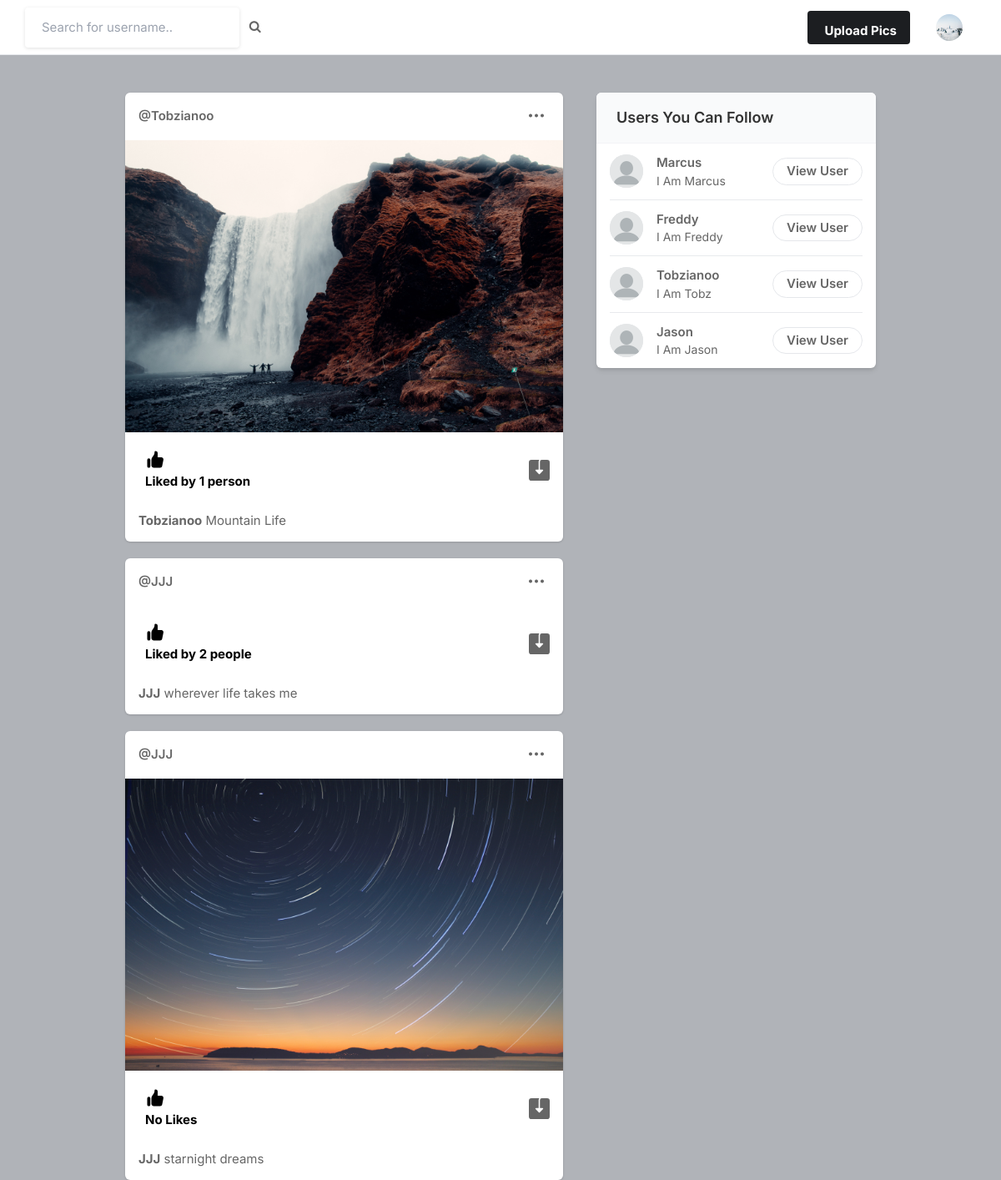
The page / (signed in) on the database its author committed.
### core/models.py (models this page shows, shortened)
class Profile(models.Model):
    user = models.ForeignKey(User, on_delete=models.CASCADE)
    id_user = models.IntegerField()
    bio = models.TextField(blank=True)
    profileimg = models.ImageField(upload_to='profile_images', default='blank-profile-picture.png')
    location = models.CharField(max_length=100, blank=True)

class Post(models.Model):
    id = models.UUIDField(primary_key=True, default=uuid.uuid4)
    user = models.CharField(max_length=100)
    image = models.ImageField(upload_to='post_images')
    caption = models.TextField()
    created_at = models.DateTimeField(default=datetime.now)
    no_of_likes = models.IntegerField(default=0)

### core/views.py (the view)
# urls.py: path('', views.index, name='index'),
@login_required(login_url='signin')
def index(request):
    user_object = User.objects.get(username=request.user.username)
    user_profile = Profile.objects.get(user=user_object)
    user_following_list = []
    feed = []
    user_following = FollowersCount.objects.filter(follower=request.user.username)
    for users in user_following:
        user_following_list.append(users.user)
    for usernames in user_following_list:
        feed_lists = Post.objects.filter(user=usernames)
        feed.append(feed_lists)
    feed_list = list(chain(*feed))
    all_users = User.objects.all()
    user_following_all = []
    for user in user_following:
        user_list = User.objects.get(username=user.user)
        user_following_all.append(user_list)
    new_suggestions_list = [x for x in list(all_users) if (x not in list(user_following_all))]
    current_user = User.objects.filter(username=request.user.username)
    final_suggestions_list = [x for x in list(new_suggestions_list) if (x not in list(current_user))]
    random.shuffle(final_suggestions_list)
    username_profile = []
    username_profile_list = []
    for users in final_suggestions_list:
        username_profile.append(users.id)
    for ids in username_profile:
        profile_lists = Profile.objects.filter(id_user=ids)
        username_profile_list.append(profile_lists)
    suggestions_username_profile_list = list(chain(*username_profile_list))
    posts = Post.objects.all()
    return render(request, 'index.html', {'user_profile': user_profile, 'posts':posts, 'suggestions_username_profile_list': suggestions_username_profile_list[:4]})

### templates/index.html (shortened to what this page needs)
{% load static %}
<!DOCTYPE html>
<html lang="en">
<head>
    <link rel="stylesheet" href="{% static 'assets/css/icons.css' %}">
    <link rel="stylesheet" href="{% static 'assets/css/uikit.css' %}">
    <link rel="stylesheet" href="{% static 'assets/css/style.css' %}">
    <link rel="stylesheet" href="{% static 'assets/css/tailwind.css' %}">
    <link rel="stylesheet" href="https://cdnjs.cloudflare.com/ajax/libs/font-awesome/4.7.0/css/font-awesome.min.css">
</head>
<body>
            <header>
                <div class="header_inner">
                    <form action="/search" method="post">
                    <div class="left-side">
                            <input type="text" name="username" placeholder="Search for username..">&nbsp; &nbsp;
                            <button type="submit"><i class="fa fa-search fa-1x"></i></button>
                    </div>
                    </form>
                    <div class="right-side lg:pr-4">
                        <a href="#"
                            class="bg-pink-500 flex font-bold hidden hover:bg-pink-600 hover:text-white inline-block items-center lg:block max-h-10 mr-4 px-4 py-2 rounded shado text-white">
                              Upload Pics
                        </a>
                        <a href="#">
                            <img src="{{user_profile.profileimg.url}}" class="header-avatar" alt="">
                        </a>
                    </div>
                </div>
            </header>
            <div class="container m-auto">
                <div class="lg:flex justify-center lg:space-x-10 lg:space-y-0 space-y-5">
                    <div class="space-y-5 flex-shrink-0 lg:w-7/12">
                        {% for post in posts reversed %}
                        <div class="bg-white shadow rounded-md  -mx-2 lg:mx-0">
                            <div class="flex justify-between items-center px-4 py-3">
                                <div class="flex flex-1 items-center space-x-4">
                                    <span class="block capitalize font-semibold "><a href="/profile/{{post.user}}">@{{post.user}}</a></span>
                                </div>
                              <div>
                                <a href="#"> <i class="icon-feather-more-horizontal text-2xl hover:bg-gray-200 rounded-full p-2 transition -mr-1 "></i> </a>
                              </div>
                            </div>
                            <div uk-lightbox>
                                <a href="{{post.image.url}}">
                                    <img src="{{post.image.url}}" alt="">
                                </a>
                            </div>
                            <div class="py-3 px-4 space-y-3">
                                <div class="flex space-x-4 lg:font-bold">
                                    <a href="/like-post?post_id={{post.id}}" class="flex items-center space-x-2">
                                        <div class="p-2 rounded-full text-black">
                                            {% if post.no_of_likes == 0 %}
                                            <p>No Likes</p>
                                            {% elif post.no_of_likes == 1 %}
                                            <p>Liked by {{post.no_of_likes}} person</p>
                                            {% else %}
                                            <p>Liked by {{post.no_of_likes}} people</p>
                                            {% endif %}
                                        </div>
                                    </a>
                                    <a href="{{post.image.url}}" class="flex items-center space-x-2 flex-1 justify-end" download>
                                    </a>
                                </div>
                                <p>
                                    <a href="/profile/{{post.user}}"><strong>{{post.user}}</strong></a> {{post.caption}}
                                </p>
                            </div>
                        </div>
                        {% endfor %}
                    </div>
                    <div class="lg:w-5/12">
                        <div class="bg-white  shadow-md rounded-md overflow-hidden">
                            <div class="bg-gray-50  border-b border-gray-100 flex items-baseline justify-between py-4 px-6 ">
                                <h2 class="font-semibold text-lg">Users You Can Follow</h2>
                            </div>
                            <div class="divide-gray-300 divide-gray-50 divide-opacity-50 divide-y px-4 ">
                                {% for suggestion in suggestions_username_profile_list %}
                                <div class="flex items-center justify-between py-3">
                                    <div class="flex flex-1 items-center space-x-4">
                                        <a href="/profile/{{suggestion.user}}">
                                            <img src="{{suggestion.profileimg.url}}" class="bg-gray-200 rounded-full w-10 h-10">
                                        </a>
                                        <div class="flex flex-col">
                                            <span class="block capitalize font-semibold"> {{suggestion.user}} </span>
                                            <span class="block capitalize text-sm"> {{suggestion.bio}} </span>
                                        </div>
                                    </div>
                                    <a href="/profile/{{suggestion.user}}" class="border border-gray-200 font-semibold px-4 py-1 rounded-full hover:bg-pink-600 hover:text-white hover:border-pink-600 "> View User </a>
                                </div>
                                {% endfor %}
                            </div>
                        </div>
                    </div>
                </div>
            </div>
</body>
</html>

### assets/css/style.css (style rules this page uses)
body { background-color: #B0B3B8!important; }
button { vertical-align: middle; }
input { height: 48px; line-height: 48px; padding: 0 20px; outline: none; font-size: 15px; color: #808080; max-width: 100%; width: 100%; -webkit-box-sizing: border-box; box-sizing: border-box; display: block; font-weight: 400; opacity: 1; border-radius: 4px; border: none; -webkit-box-shadow: 0 1px 4px 0px rgba(0, 0, 0, 0.12); box-shadow: 0 1px 4px 0px rgba(0, 0, 0, 0.12); }
input[type="text"], input[type="password"], input[type="email"], input[type="number"] { height: 48px; line-height: 48px; padding: 0 20px; outline: none; font-size: 15px; color: #808080; max-width: 100%; width: 100%; -webkit-box-sizing: border-box; box-sizing: border-box; display: block; font-weight: 400; opacity: 1; border-radius: 4px; border: none; -webkit-box-shadow: 0 1px 4px 0px rgba(0, 0, 0, 0.12); box-shadow: 0 1px 4px 0px rgba(0, 0, 0, 0.12); }
input { -webkit-transition: all 0.1s ease-in-out; transition: all 0.1s ease-in-out; }
::placeholder { color: #808080; opacity: 1; }
button { border: none; margin: 0; padding: 0; width: auto; overflow: visible; background: transparent; color: inherit; font: inherit; line-height: normal; cursor: pointer; }
a { color: #be185d; -webkit-transition: 0.3s; transition: 0.3s; outline: none !important; }
button { outline: none !important; }
img { max-width: 100%; }
body { color: #666; font-size: 15px; line-height: 27px; background-color: #f0f2f5; font-family: "Inter", sans-serif; text-transform: none; }
body p { font-size: 15px; line-height: 27px; }
h1, h2, h3, h4, h5, h6 { font-family: "Inter", sans-serif; text-transform: none; }
input[type="text"], input[type="password"], input[type="email"] { font-family: "Inter", sans-serif; text-transform: none; }
button, body .pac-container { font-family: "Inter", sans-serif; text-transform: none; }
h1, h2, h3, h4, h5, h6 { color: #333; font-weight: 500; margin: 0; padding: 0; }
h2 { font-size: 26px; }
b, strong { font-weight: 700 !important; }
@media (min-width: 1024px) { .container { max-width: 900px !important; padding-top: 45px; } }
header { background-color: #fff; left: 0; right: 0; top: 0; z-index: 99; height: 66px; display: -webkit-box; display: -ms-flexbox; display: flex; -webkit-box-align: center; -ms-flex-align: center; align-items: center; border-bottom: 1px solid #e5e7eb; }
header .header_inner { display: -webkit-box; display: -ms-flexbox; display: flex; -webkit-box-align: center; -ms-flex-align: center; align-items: center; max-width: 1090px; margin: auto; width: 100%; max-width: 100% !important; padding: 0 30px; }
header .header_inner .left-side { display: -webkit-box; display: -ms-flexbox; display: flex; -webkit-box-align: center; -ms-flex-align: center; align-items: center; }
header .header_inner .right-side { display: -webkit-box; display: -ms-flexbox; display: flex; -webkit-box-align: center; -ms-flex-align: center; align-items: center; -webkit-box-pack: end; -ms-flex-pack: end; justify-content: flex-end; margin-left: auto; }
header .header_inner .right-side .header-avatar { width: 32px; height: 32px; border-radius: 100%; margin-left: 15px; }

### rows shown on the page
Profile: profileimg (picture)
Post: user "Tobzianoo", image (picture), no_of_likes "1", caption "Mountain Life"
Post: user "JJJ", no_of_likes "2", caption "wherever life takes me"
Post: user "JJJ", image (picture), no_of_likes "No Likes", caption "starnight dreams"
Profile: profileimg (placeholder picture), user "Marcus", bio "I Am Marcus"
Profile: profileimg (placeholder picture), user "Freddy", bio "I Am Freddy"
Profile: profileimg (placeholder picture), user "Tobzianoo", bio "I Am Tobz"
Profile: profileimg (placeholder picture), user "Jason", bio "I Am Jason"
